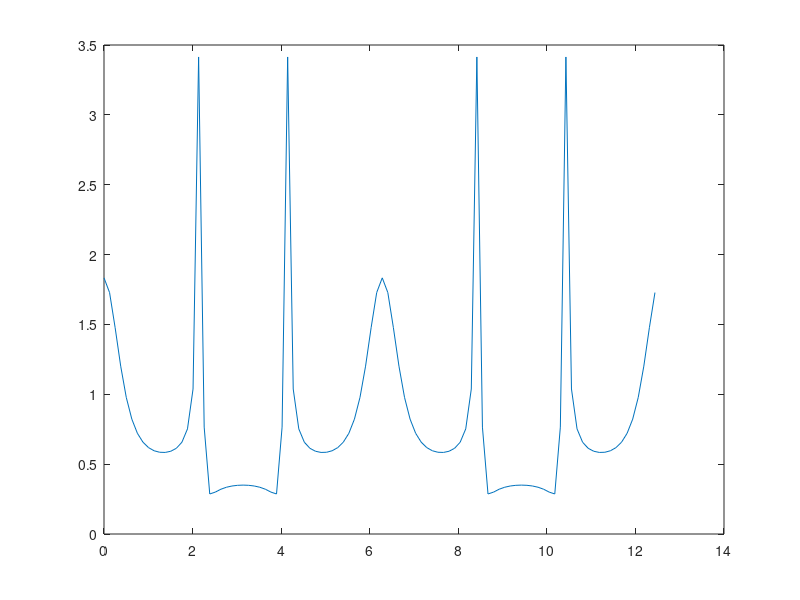

Reproduce this figure in MATLAB. (Note: this script raises an error after producing the figure.)
clc;clear;clf;
% y(n)=-0.3y(n-3)+0.7y(n-2)+0.9x(n)+0.2x(n-1)
num = [0.9 0.2];
den = [1 0 0 -0.7 0.3];

figure(1);
disp("Ham truyen (transfer function):")
freq_space = 0:4*pi/100:4*pi-4*pi/100;
plot(freq_space, freqz(num, den, freq_space));

% tf2zpk : transfer function -> z + p + k
[Zeros, Poles, k] = tf2zpk(num, den);
LP = length(Poles);
LZ = length(Zeros);

disp("Cac diem KHONG (zeros):");
disp(Poles);
disp("Cac diem CUC (pole):");
disp(Poles);

figure(2);
zplane(Zeros, Poles);

ONDINH_NHANQUA=true;
ONDINH_BIEN=true;

for i=1:LP
    if abs(Poles(i)) >= 1
        ONDINH_NHANQUA = false;
    end
    if abs(Poles(i)) ~= 1
        ONDINH_BIEN = false;
    end
end

for i=1:LZ
    if abs(Zeros(i)) ~= 1
        ONDINH_BIEN = false;
    end
end

if ONDINH_NHANQUA
    disp("He thong da cho:")
    disp("    Dong thoi ON DINH & NHAN QUA!")
end

if ONDINH_BIEN
    disp("He thong da cho:")
    disp("    On dinh BIEN!")
end